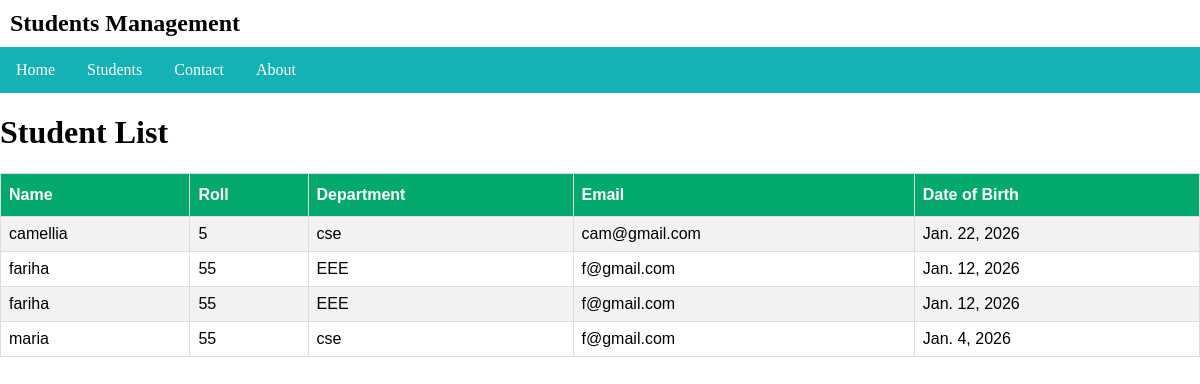
/studentlist/, run on an earlier commit of the app's database.
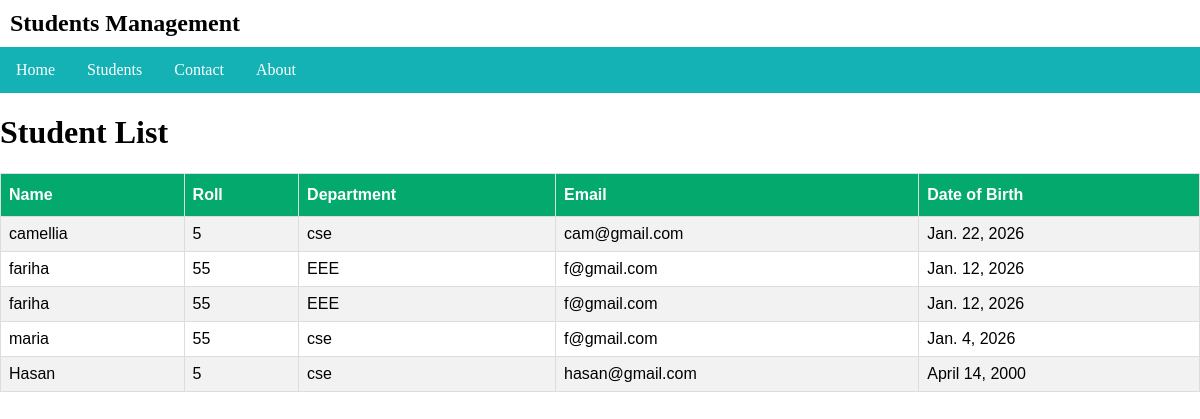
And on a later commit of the database.
### myapp/models.py (models this page shows, shortened)
class StudentModel(models.Model):
    name=models.CharField(max_length=100,null=True)
    roll=models.IntegerField(null=True)
    department=models.CharField(null=True)
    email=models.EmailField(null=True)
    dob=models.DateField(null=True)

### myapp/views.py (the view)
# urls.py: path('studentlist/', studentlist,name='studentlist'),
def studentlist(request):
    student_data=StudentModel.objects.all()
    context={
        'student':student_data
    }
    return render(request,'studentlist.html',context)

### template/studentlist.html (shortened to what this page needs)
{% extends 'base.html' %}
{% block body %}
<!DOCTYPE html>
<html>
<head>
</head>
<body>
  <h1>Student List</h1>
  <table>
    <tr>
      <th>Name</th>
      <th>Roll</th>
      <th>Department</th>
      <th>Email</th>
      <th>Date of Birth</th>
    </tr>
    {% for s in student %}
    <tr>
      <td>{{s.name}}</td>
      <td>{{s.roll}}</td>
      <td>{{s.department}}</td>
      <td>{{s.email}}</td>
      <td>{{s.dob}}</td>
    </tr>
    {% endfor %}
  </table>
</body>
</html>
{% endblock body %}

### template/base.html (shortened to what this page needs)
<!DOCTYPE html>
<html>
<head>
</head>
<body>
    {% include 'nav.html' %}
    {% block body %}
    {% endblock body %}
</body>
</html>

### template/nav.html
<!DOCTYPE html>
<html>
<body>
<h2>Students Management</h2>
<ul>
  <li><a href="{% url 'home' %}">Home</a></li>
  <li><a href="{% url 'students' %}">Students</a></li>
  <li><a href="#contact">Contact</a></li>
  <li><a href="#about">About</a></li>
</ul>
</body>
</html>

### template/base.html (style rules this page uses)
body { margin: 0; padding: 0; }
h2, p { margin: 10px; }
ul { list-style-type: none; margin: 0; padding: 0; background-color: #14b2b5; display: flex; }
ul li a { display: block; color: white; padding: 14px 16px; text-decoration: none; }

### template/studentlist.html (style rules this page uses)
table { font-family: Arial, Helvetica, sans-serif; border-collapse: collapse; width: 100%; }
td, th { border: 1px solid #ddd; padding: 8px; }
tr:nth-child(even) { background-color: #f2f2f2; }
th { padding-top: 12px; padding-bottom: 12px; text-align: left; background-color: #04AA6D; color: white; }

What changed in the data, as far as the page shows it:
added StudentModel: name "Hasan", roll "5", department "cse", email "hasan@gmail.com", dob "April 14, 2000"
